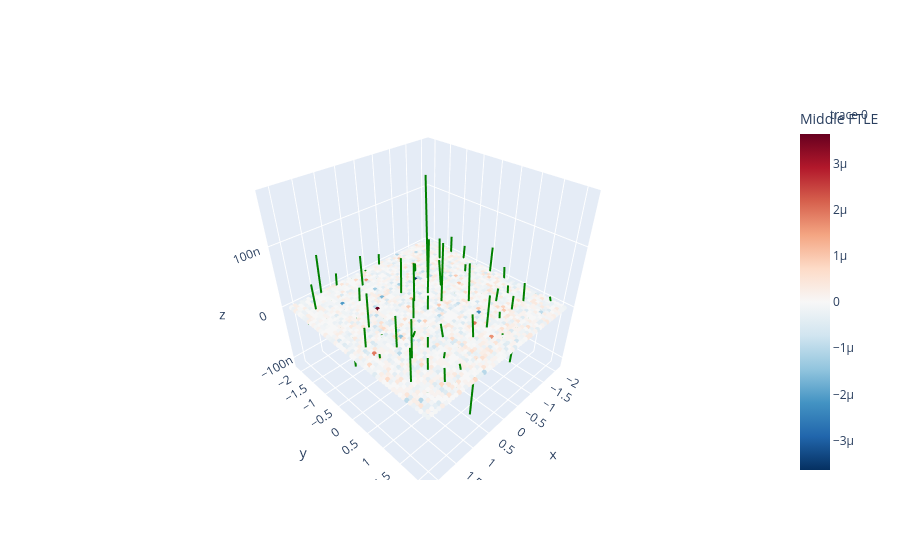

Notebook code for this chart:
### Code cell
fig = go.Figure()

m = np.max(np.abs(lyap_grid_mid))

fig.add_trace(
    go.Scatter3d(
        x=X3.ravel(),
        y=Y3.ravel(),
        z=Z3.ravel(),
        mode='markers',
        marker=dict(
            size=3,
            color=lyap_grid_mid.ravel(),
            colorscale='RdBu_r',
            cmin=-m,
            cmax=m,
            colorbar=dict(title='Middle FTLE')
        )
    )
)

skip = 5

for i in range(0, X3.shape[1], skip):
    for j in range(0, X3.shape[0], skip):

        x0 = X3[j,i]
        y0 = Y3[j,i]
        z0 = Z3[j,i]

        v = mid_dirs[j,i]

        scale = 0.05
        fig.add_trace(
            go.Scatter3d(
                x=[x0, x0 + scale*v[0]],
                y=[y0, y0 + scale*v[1]],
                z=[z0, z0 + scale*v[2]],
                mode='lines',
                line=dict(color='green', width=4),
                showlegend=False
            )
        )

# fig.update_layout(
#     scene=dict(
#         aspectmode='data'
#     )
# )

fig.show()

fig.write_html(
    save_dir / "orthogonal_3ds_2ftle_46.html",
    include_plotlyjs="cdn"
)

### Figure 1 — Plotly figure (JSON) as saved in the notebook; plotly's stock layout.template omitted (floating-point values rounded to 4 significant figures; data arrays with more than 128 entries replaced by an {"elided": "..."} marker saying what was removed)
{"data": [{"marker": {"cmax": 3.636e-06, "cmin": -3.636e-06, "color": {"elided": "2500 float values"}, "colorbar": {"title": {"text": "Middle FTLE"}}, "colorscale": [[0, "rgb(5,48,97)"], [0.1, "rgb(33,102,172)"], [0.2, "rgb(67,147,195)"], [0.3, "rgb(146,197,222)"], [0.4, "rgb(209,229,240)"], [0.5, "rgb(247,247,247)"], [0.6, "rgb(253,219,199)"], [0.7, "rgb(244,165,130)"], [0.8, "rgb(214,96,77)"], [0.9, "rgb(178,24,43)"], [1, "rgb(103,0,31)"]], "size": 3}, "mode": "markers", "type": "scatter3d", "x": {"elided": "2500 float values"}, "y": {"elided": "2500 float values"}, "z": {"elided": "2500 float values"}}, {"line": {"color": "green", "width": 4}, "mode": "lines", "showlegend": false, "type": "scatter3d", "x": [-2.047, -2.091], "y": [-2.069, -2.092], "z": [0, -1.488e-08]}, {"line": {"color": "green", "width": 4}, "mode": "lines", "showlegend": false, "type": "scatter3d", "x": [-2.047, -2.085], "y": [-1.641, -1.673], "z": [0, -2.175e-08]}, {"line": {"color": "green", "width": 4}, "mode": "lines", "showlegend": false, "type": "scatter3d", "x": [-2.047, -2.084], "y": [-1.213, -1.247], "z": [0, 2.866e-08]}, {"line": {"color": "green", "width": 4}, "mode": "lines", "showlegend": false, "type": "scatter3d", "x": [-2.047, -2.093], "y": [-0.7855, -0.8053], "z": [0, 2.264e-08]}, {"line": {"color": "green", "width": 4}, "mode": "lines", "showlegend": false, "type": "scatter3d", "x": [-2.047, -2.093], "y": [-0.3577, -0.3764], "z": [0, -3.303e-09]}, {"line": {"color": "green", "width": 4}, "mode": "lines", "showlegend": false, "type": "scatter3d", "x": [-2.047, -2.094], "y": [0.07, 0.05167], "z": [0, 4.259e-08]}, {"line": {"color": "green", "width": 4}, "mode": "lines", "showlegend": false, "type": "scatter3d", "x": [-2.047, -1.997], "y": [0.4978, 0.5048], "z": [0, 2.302e-08]}, {"line": {"color": "green", "width": 4}, "mode": "lines", "showlegend": false, "type": "scatter3d", "x": [-2.047, -2.02], "y": [0.9255, 0.9677], "z": [0, -2.825e-08]}, {"line": {"color": "green", "width": 4}, "mode": "lines", "showlegend": false, "type": "scatter3d", "x": [-2.047, -2.059], "y": [1.353, 1.305], "z": [0, -3.706e-08]}, {"line": {"color": "green", "width": 4}, "mode": "lines", "showlegend": false, "type": "scatter3d", "x": [-2.047, -2.068], "y": [1.781, 1.736], "z": [0, 5.982e-09]}, {"line": {"color": "green", "width": 4}, "mode": "lines", "showlegend": false, "type": "scatter3d", "x": [-1.621, -1.665], "y": [-2.069, -2.091], "z": [0, -1.762e-08]}, {"line": {"color": "green", "width": 4}, "mode": "lines", "showlegend": false, "type": "scatter3d", "x": [-1.621, -1.651], "y": [-1.641, -1.681], "z": [0, 2.279e-08]}, {"line": {"color": "green", "width": 4}, "mode": "lines", "showlegend": false, "type": "scatter3d", "x": [-1.621, -1.65], "y": [-1.213, -1.254], "z": [0, 3.654e-08]}, {"line": {"color": "green", "width": 4}, "mode": "lines", "showlegend": false, "type": "scatter3d", "x": [-1.621, -1.656], "y": [-0.7855, -0.8204], "z": [0, -8.82e-08]}, {"line": {"color": "green", "width": 4}, "mode": "lines", "showlegend": false, "type": "scatter3d", "x": [-1.621, -1.66], "y": [-0.3577, -0.3887], "z": [0, 1.167e-08]}, {"line": {"color": "green", "width": 4}, "mode": "lines", "showlegend": false, "type": "scatter3d", "x": [-1.621, -1.66], "y": [0.07, 0.03995], "z": [0, -6.736e-08]}, {"line": {"color": "green", "width": 4}, "mode": "lines", "showlegend": false, "type": "scatter3d", "x": [-1.621, -1.657], "y": [0.4978, 0.464], "z": [0, 1.109e-09]}, {"line": {"color": "green", "width": 4}, "mode": "lines", "showlegend": false, "type": "scatter3d", "x": [-1.621, -1.653], "y": [0.9255, 0.8874], "z": [0, 1.199e-08]}, {"line": {"color": "green", "width": 4}, "mode": "lines", "showlegend": false, "type": "scatter3d", "x": [-1.621, -1.644], "y": [1.353, 1.309], "z": [0, 3.02e-08]}, {"line": {"color": "green", "width": 4}, "mode": "lines", "showlegend": false, "type": "scatter3d", "x": [-1.621, -1.638], "y": [1.781, 1.734], "z": [0, -3.108e-08]}, {"line": {"color": "green", "width": 4}, "mode": "lines", "showlegend": false, "type": "scatter3d", "x": [-1.194, -1.229], "y": [-2.069, -2.105], "z": [0, -3.246e-08]}, {"line": {"color": "green", "width": 4}, "mode": "lines", "showlegend": false, "type": "scatter3d", "x": [-1.194, -1.227], "y": [-1.641, -1.679], "z": [0, -2.392e-08]}, {"line": {"color": "green", "width": 4}, "mode": "lines", "showlegend": false, "type": "scatter3d", "x": [-1.194, -1.165], "y": [-1.213, -1.173], "z": [0, -1.18e-08]}, {"line": {"color": "green", "width": 4}, "mode": "lines", "showlegend": false, "type": "scatter3d", "x": [-1.194, -1.164], "y": [-0.7855, -0.7457], "z": [0, -9.897e-09]}, {"line": {"color": "green", "width": 4}, "mode": "lines", "showlegend": false, "type": "scatter3d", "x": [-1.194, -1.161], "y": [-0.3577, -0.3207], "z": [0, -1.371e-08]}, {"line": {"color": "green", "width": 4}, "mode": "lines", "showlegend": false, "type": "scatter3d", "x": [-1.194, -1.231], "y": [0.07, 0.03587], "z": [0, -2.367e-08]}, {"line": {"color": "green", "width": 4}, "mode": "lines", "showlegend": false, "type": "scatter3d", "x": [-1.194, -1.161], "y": [0.4978, 0.5354], "z": [0, -6.326e-08]}, {"line": {"color": "green", "width": 4}, "mode": "lines", "showlegend": false, "type": "scatter3d", "x": [-1.194, -1.165], "y": [0.9255, 0.9661], "z": [0, 2.506e-08]}, {"line": {"color": "green", "width": 4}, "mode": "lines", "showlegend": false, "type": "scatter3d", "x": [-1.194, -1.236], "y": [1.353, 1.327], "z": [0, 2.182e-08]}, {"line": {"color": "green", "width": 4}, "mode": "lines", "showlegend": false, "type": "scatter3d", "x": [-1.194, -1.23], "y": [1.781, 1.746], "z": [0, -1.546e-09]}, {"line": {"color": "green", "width": 4}, "mode": "lines", "showlegend": false, "type": "scatter3d", "x": [-0.7676, -0.8031], "y": [-2.069, -2.104], "z": [0, -2.421e-08]}, {"line": {"color": "green", "width": 4}, "mode": "lines", "showlegend": false, "type": "scatter3d", "x": [-0.7676, -0.7964], "y": [-1.641, -1.682], "z": [0, -4.008e-08]}, {"line": {"color": "green", "width": 4}, "mode": "lines", "showlegend": false, "type": "scatter3d", "x": [-0.7676, -0.7981], "y": [-1.213, -1.253], "z": [0, 1.286e-08]}, {"line": {"color": "green", "width": 4}, "mode": "lines", "showlegend": false, "type": "scatter3d", "x": [-0.7676, -0.7206], "y": [-0.7855, -0.8025], "z": [0, 1.707e-07]}, {"line": {"color": "green", "width": 4}, "mode": "lines", "showlegend": false, "type": "scatter3d", "x": [-0.7676, -0.7297], "y": [-0.3577, -0.3904], "z": [0, 4.64e-08]}, {"line": {"color": "green", "width": 4}, "mode": "lines", "showlegend": false, "type": "scatter3d", "x": [-0.7676, -0.7889], "y": [0.07, 0.1152], "z": [0, -3.03e-09]}, {"line": {"color": "green", "width": 4}, "mode": "lines", "showlegend": false, "type": "scatter3d", "x": [-0.7676, -0.7828], "y": [0.4978, 0.4501], "z": [0, 6.358e-08]}, {"line": {"color": "green", "width": 4}, "mode": "lines", "showlegend": false, "type": "scatter3d", "x": [-0.7676, -0.7386], "y": [0.9255, 0.9662], "z": [0, -5.569e-09]}, {"line": {"color": "green", "width": 4}, "mode": "lines", "showlegend": false, "type": "scatter3d", "x": [-0.7676, -0.803], "y": [1.353, 1.318], "z": [0, 9.019e-09]}, {"line": {"color": "green", "width": 4}, "mode": "lines", "showlegend": false, "type": "scatter3d", "x": [-0.7676, -0.785], "y": [1.781, 1.734], "z": [0, -6.847e-08]}, {"line": {"color": "green", "width": 4}, "mode": "lines", "showlegend": false, "type": "scatter3d", "x": [-0.3411, -0.3772], "y": [-2.069, -2.103], "z": [0, 1.853e-08]}, {"line": {"color": "green", "width": 4}, "mode": "lines", "showlegend": false, "type": "scatter3d", "x": [-0.3411, -0.3116], "y": [-1.641, -1.601], "z": [0, -6.567e-09]}, {"line": {"color": "green", "width": 4}, "mode": "lines", "showlegend": false, "type": "scatter3d", "x": [-0.3411, -0.3759], "y": [-1.213, -1.249], "z": [0, -2.261e-08]}, {"line": {"color": "green", "width": 4}, "mode": "lines", "showlegend": false, "type": "scatter3d", "x": [-0.3411, -0.2914], "y": [-0.7855, -0.7901], "z": [0, -9.576e-09]}, {"line": {"color": "green", "width": 4}, "mode": "lines", "showlegend": false, "type": "scatter3d", "x": [-0.3411, -0.389], "y": [-0.3577, -0.3722], "z": [0, 9.071e-08]}, {"line": {"color": "green", "width": 4}, "mode": "lines", "showlegend": false, "type": "scatter3d", "x": [-0.3411, -0.3119], "y": [0.07, 0.1106], "z": [0, 9.965e-08]}, {"line": {"color": "green", "width": 4}, "mode": "lines", "showlegend": false, "type": "scatter3d", "x": [-0.3411, -0.384], "y": [0.4978, 0.472], "z": [0, -7.642e-09]}, {"line": {"color": "green", "width": 4}, "mode": "lines", "showlegend": false, "type": "scatter3d", "x": [-0.3411, -0.3895], "y": [0.9255, 0.9128], "z": [0, -5.622e-08]}, {"line": {"color": "green", "width": 4}, "mode": "lines", "showlegend": false, "type": "scatter3d", "x": [-0.3411, -0.3837], "y": [1.353, 1.327], "z": [0, 5.176e-08]}, {"line": {"color": "green", "width": 4}, "mode": "lines", "showlegend": false, "type": "scatter3d", "x": [-0.3411, -0.3583], "y": [1.781, 1.734], "z": [0, 4.191e-09]}, {"line": {"color": "green", "width": 4}, "mode": "lines", "showlegend": false, "type": "scatter3d", "x": [0.08531, 0.1178], "y": [-2.069, -2.031], "z": [0, 5.02e-09]}, {"line": {"color": "green", "width": 4}, "mode": "lines", "showlegend": false, "type": "scatter3d", "x": [0.08531, 0.04781], "y": [-1.641, -1.674], "z": [0, -1.375e-08]}, {"line": {"color": "green", "width": 4}, "mode": "lines", "showlegend": false, "type": "scatter3d", "x": [0.08531, 0.04022], "y": [-1.213, -1.235], "z": [0, -3.929e-08]}, {"line": {"color": "green", "width": 4}, "mode": "lines", "showlegend": false, "type": "scatter3d", "x": [0.08531, 0.03795], "y": [-0.7855, -0.8015], "z": [0, 5.982e-08]}, {"line": {"color": "green", "width": 4}, "mode": "lines", "showlegend": false, "type": "scatter3d", "x": [0.08531, 0.1146], "y": [-0.3577, -0.3172], "z": [0, 6.782e-08]}, {"line": {"color": "green", "width": 4}, "mode": "lines", "showlegend": false, "type": "scatter3d", "x": [0.08531, 0.04833], "y": [0.07, 0.03636], "z": [0, 2.215e-08]}, {"line": {"color": "green", "width": 4}, "mode": "lines", "showlegend": false, "type": "scatter3d", "x": [0.08531, 0.05077], "y": [0.4978, 0.4616], "z": [0, -1.603e-08]}, {"line": {"color": "green", "width": 4}, "mode": "lines", "showlegend": false, "type": "scatter3d", "x": [0.08531, 0.1274], "y": [0.9255, 0.8985], "z": [0, -3.369e-08]}, {"line": {"color": "green", "width": 4}, "mode": "lines", "showlegend": false, "type": "scatter3d", "x": [0.08531, 0.1309], "y": [1.353, 1.333], "z": [0, 3.963e-08]}, {"line": {"color": "green", "width": 4}, "mode": "lines", "showlegend": false, "type": "scatter3d", "x": [0.08531, 0.1131], "y": [1.781, 1.823], "z": [0, -7.43e-09]}, {"line": {"color": "green", "width": 4}, "mode": "lines", "showlegend": false, "type": "scatter3d", "x": [0.5118, 0.478], "y": [-2.069, -2.106], "z": [0, -3.283e-08]}, {"line": {"color": "green", "width": 4}, "mode": "lines", "showlegend": false, "type": "scatter3d", "x": [0.5118, 0.5394], "y": [-1.641, -1.599], "z": [0, 5.499e-08]}, {"line": {"color": "green", "width": 4}, "mode": "lines", "showlegend": false, "type": "scatter3d", "x": [0.5118, 0.4737], "y": [-1.213, -1.246], "z": [0, -1.273e-08]}, {"line": {"color": "green", "width": 4}, "mode": "lines", "showlegend": false, "type": "scatter3d", "x": [0.5118, 0.4706], "y": [-0.7855, -0.8139], "z": [0, -9.497e-09]}, {"line": {"color": "green", "width": 4}, "mode": "lines", "showlegend": false, "type": "scatter3d", "x": [0.5118, 0.4799], "y": [-0.3577, -0.3963], "z": [0, -1.903e-08]}, {"line": {"color": "green", "width": 4}, "mode": "lines", "showlegend": false, "type": "scatter3d", "x": [0.5118, 0.5412], "y": [0.07, 0.1104], "z": [0, 3.716e-08]}, {"line": {"color": "green", "width": 4}, "mode": "lines", "showlegend": false, "type": "scatter3d", "x": [0.5118, 0.5], "y": [0.4978, 0.4492], "z": [0, -1.212e-09]}, {"line": {"color": "green", "width": 4}, "mode": "lines", "showlegend": false, "type": "scatter3d", "x": [0.5118, 0.5469], "y": [0.9255, 0.8899], "z": [0, 2.315e-08]}, {"line": {"color": "green", "width": 4}, "mode": "lines", "showlegend": false, "type": "scatter3d", "x": [0.5118, 0.4944], "y": [1.353, 1.306], "z": [0, -7.991e-08]}, {"line": {"color": "green", "width": 4}, "mode": "lines", "showlegend": false, "type": "scatter3d", "x": [0.5118, 0.4955], "y": [1.781, 1.734], "z": [0, -1.107e-07]}, {"line": {"color": "green", "width": 4}, "mode": "lines", "showlegend": false, "type": "scatter3d", "x": [0.9382, 0.8988], "y": [-2.069, -2.099], "z": [0, 2.018e-08]}, {"line": {"color": "green", "width": 4}, "mode": "lines", "showlegend": false, "type": "scatter3d", "x": [0.9382, 0.9684], "y": [-1.641, -1.601], "z": [0, -1.526e-08]}, {"line": {"color": "green", "width": 4}, "mode": "lines", "showlegend": false, "type": "scatter3d", "x": [0.9382, 0.8952], "y": [-1.213, -1.239], "z": [0, 2.196e-08]}, {"line": {"color": "green", "width": 4}, "mode": "lines", "showlegend": false, "type": "scatter3d", "x": [0.9382, 0.967], "y": [-0.7855, -0.7446], "z": [0, -7.419e-08]}, {"line": {"color": "green", "width": 4}, "mode": "lines", "showlegend": false, "type": "scatter3d", "x": [0.9382, 0.9576], "y": [-0.3577, -0.3116], "z": [0, -2.172e-08]}, {"line": {"color": "green", "width": 4}, "mode": "lines", "showlegend": false, "type": "scatter3d", "x": [0.9382, 0.9206], "y": [0.07, 0.0232], "z": [0, -5.685e-09]}, {"line": {"color": "green", "width": 4}, "mode": "lines", "showlegend": false, "type": "scatter3d", "x": [0.9382, 0.9111], "y": [0.4978, 0.5398], "z": [0, 1.102e-08]}, {"line": {"color": "green", "width": 4}, "mode": "lines", "showlegend": false, "type": "scatter3d", "x": [0.9382, 0.9041], "y": [0.9255, 0.889], "z": [0, 1.5e-08]}, {"line": {"color": "green", "width": 4}, "mode": "lines", "showlegend": false, "type": "scatter3d", "x": [0.9382, 0.9634], "y": [1.353, 1.396], "z": [0, 1.337e-08]}, {"line": {"color": "green", "width": 4}, "mode": "lines", "showlegend": false, "type": "scatter3d", "x": [0.9382, 0.9212], "y": [1.781, 1.734], "z": [0, 7.218e-09]}, {"line": {"color": "green", "width": 4}, "mode": "lines", "showlegend": false, "type": "scatter3d", "x": [1.365, 1.325], "y": [-2.069, -2.099], "z": [0, 6.489e-08]}, {"line": {"color": "green", "width": 4}, "mode": "lines", "showlegend": false, "type": "scatter3d", "x": [1.365, 1.327], "y": [-1.641, -1.673], "z": [0, 6.684e-11]}, {"line": {"color": "green", "width": 4}, "mode": "lines", "showlegend": false, "type": "scatter3d", "x": [1.365, 1.329], "y": [-1.213, -1.249], "z": [0, -1.76e-08]}, {"line": {"color": "green", "width": 4}, "mode": "lines", "showlegend": false, "type": "scatter3d", "x": [1.365, 1.328], "y": [-0.7855, -0.8197], "z": [0, -2.701e-09]}, {"line": {"color": "green", "width": 4}, "mode": "lines", "showlegend": false, "type": "scatter3d", "x": [1.365, 1.327], "y": [-0.3577, -0.3903], "z": [0, 5.482e-08]}, {"line": {"color": "green", "width": 4}, "mode": "lines", "showlegend": false, "type": "scatter3d", "x": [1.365, 1.348], "y": [0.07, 0.02278], "z": [0, 2.485e-09]}, {"line": {"color": "green", "width": 4}, "mode": "lines", "showlegend": false, "type": "scatter3d", "x": [1.365, 1.331], "y": [0.4978, 0.4604], "z": [0, 4.937e-08]}, {"line": {"color": "green", "width": 4}, "mode": "lines", "showlegend": false, "type": "scatter3d", "x": [1.365, 1.392], "y": [0.9255, 0.9671], "z": [0, 6.581e-08]}, {"line": {"color": "green", "width": 4}, "mode": "lines", "showlegend": false, "type": "scatter3d", "x": [1.365, 1.332], "y": [1.353, 1.315], "z": [0, 1.652e-08]}, {"line": {"color": "green", "width": 4}, "mode": "lines", "showlegend": false, "type": "scatter3d", "x": [1.365, 1.338], "y": [1.781, 1.739], "z": [0, 1.994e-08]}, {"line": {"color": "green", "width": 4}, "mode": "lines", "showlegend": false, "type": "scatter3d", "x": [1.791, 1.825], "y": [-2.069, -2.032], "z": [0, -4.199e-08]}, {"line": {"color": "green", "width": 4}, "mode": "lines", "showlegend": false, "type": "scatter3d", "x": [1.791, 1.824], "y": [-1.641, -1.603], "z": [0, 4.585e-08]}, {"line": {"color": "green", "width": 4}, "mode": "lines", "showlegend": false, "type": "scatter3d", "x": [1.791, 1.768], "y": [-1.213, -1.257], "z": [0, -2.253e-08]}, {"line": {"color": "green", "width": 4}, "mode": "lines", "showlegend": false, "type": "scatter3d", "x": [1.791, 1.824], "y": [-0.7855, -0.7478], "z": [0, -2.771e-08]}, {"line": {"color": "green", "width": 4}, "mode": "lines", "showlegend": false, "type": "scatter3d", "x": [1.791, 1.822], "y": [-0.3577, -0.3181], "z": [0, -5.116e-08]}, {"line": {"color": "green", "width": 4}, "mode": "lines", "showlegend": false, "type": "scatter3d", "x": [1.791, 1.754], "y": [0.07, 0.03612], "z": [0, 3.023e-08]}, {"line": {"color": "green", "width": 4}, "mode": "lines", "showlegend": false, "type": "scatter3d", "x": [1.791, 1.824], "y": [0.4978, 0.5357], "z": [0, 1.035e-08]}, {"line": {"color": "green", "width": 4}, "mode": "lines", "showlegend": false, "type": "scatter3d", "x": [1.791, 1.76], "y": [0.9255, 0.8865], "z": [0, -8.556e-09]}, {"line": {"color": "green", "width": 4}, "mode": "lines", "showlegend": false, "type": "scatter3d", "x": [1.791, 1.758], "y": [1.353, 1.315], "z": [0, 5.134e-08]}, {"line": {"color": "green", "width": 4}, "mode": "lines", "showlegend": false, "type": "scatter3d", "x": [1.791, 1.761], "y": [1.781, 1.741], "z": [0, 5.791e-10]}], "layout": {}}
